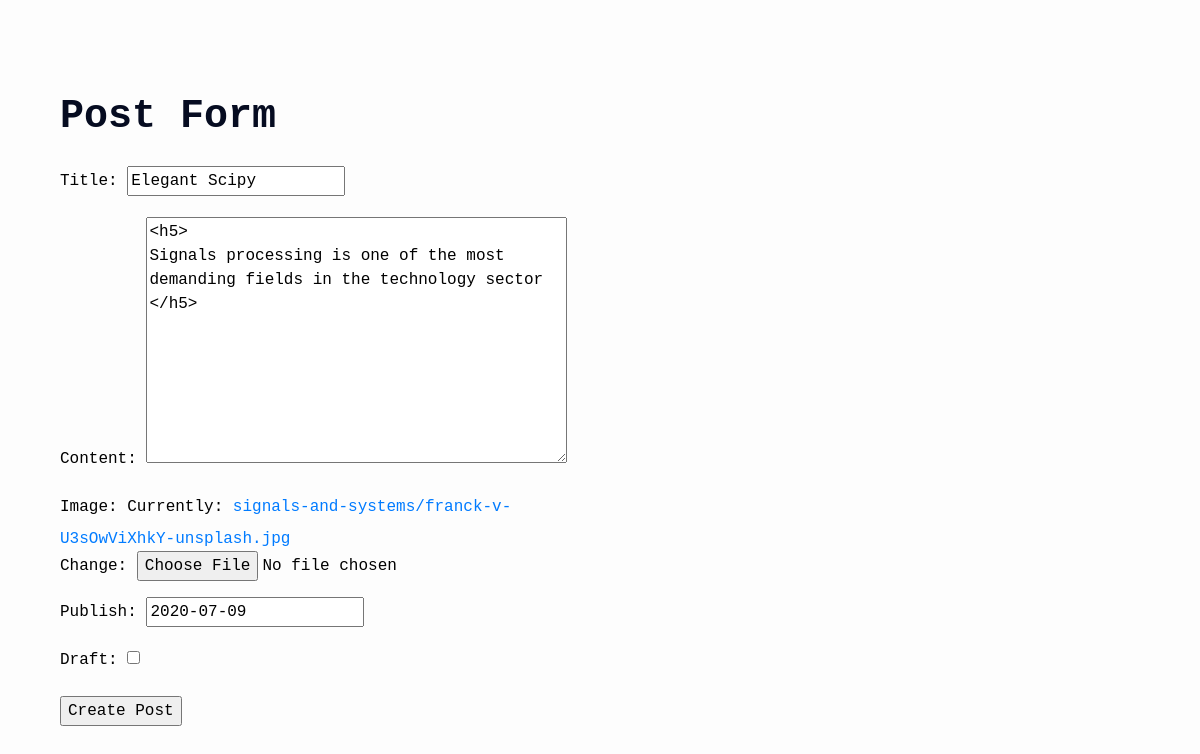
/signals-and-systems/edit/ (signed in), run on the app's committed database.
### posts/models.py (models this page shows, shortened)
class Post(models.Model):
    user = models.ForeignKey(User,default=1,null=True, on_delete=models.SET_NULL)
    title = models.CharField(max_length=120)
    slug = models.SlugField(unique=True)
    content = models.TextField()
    image = models.ImageField(upload_to=upload_location,width_field='width_field',height_field='height_field')
    width_field = models.IntegerField(default=0)
    height_field = models.IntegerField(default=0)
    draft = models.BooleanField(default=False)
    publish = models.DateField(auto_now=False, auto_now_add=False)
    timestamp = models.DateTimeField(auto_now=False,auto_now_add=True)
    updated = models.DateTimeField(auto_now=True,auto_now_add=False)
    objects = PostManager()
    class Meta:
        ordering=["-timestamp","-updated"]

### posts/views.py (the view)
# urls.py: path('<slug:slug>/edit/', views.post_update, name='update'),
def post_update(request, slug=None):
    instance=get_object_or_404(Post,slug=slug)
    form=PostForm(request.POST or None,request.FILES or None,instance=instance)
    if not request.user.is_staff or not request.user.is_superuser:
        raise Http404
    if form.is_valid():
        instance= form.save(commit=False)
        instance.save()
        messages.success(request,"<A href='/list/'>Item</A>Saved", extra_tags="html_update")
        return HttpResponseRedirect(instance.get_absolute_url())
    context = {
        "title": instance.title,
        "instance": instance,
        "form":form
    }
    return render(request,"post_form.html",context)

### posts/forms.py
class PostForm(forms.ModelForm):
    class Meta:
        model = Post
        fields = [
            "title",
            "content",
            "image",
            "publish",
            "draft",
        ]

### templates/post_form.html (shortened to what this page needs)
{% extends "base.html" %}
{% block content %}
<div class="col-sm-6 col-sm-offset-3">
    <h1>
        Post Form
    </h1>
    <form method="POST" action="" enctype="multipart/form-data">
        {{form.as_p}}
        <input type="submit" value="Create Post" />
    </form>
</div>
{% endblock content %}

### static/css/base.css (style rules this page uses)
body { background-color: #FDFDFD; color: #010101; padding: 0; margin: 0; display: flex; align-items: center; min-height: 100vh; }
[class^="col"] { font-family: "Lucida Console", Courier, monospace;; }
h1 { font-size: 250%; margin: 35px 0 25px; font-weight: 800; color: #060c21; }

### data on the page
Post: title "Elegant Scipy", content "<h5> Signals processing is one of the most demanding fields in the technology sector </h5>", publish "2020-07-09"
